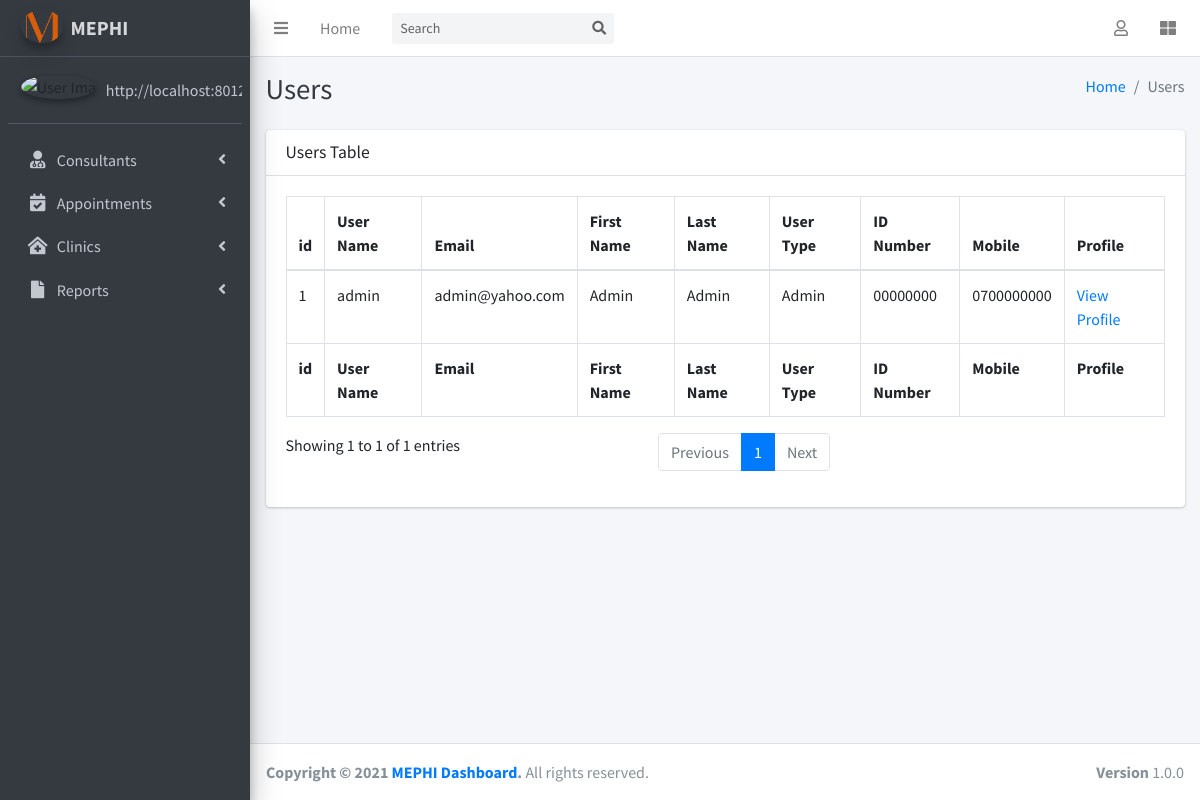
Screenshot of /index.php/users with the database file from the repository.
### tables this page shows
CREATE TABLE `users` (
  `UserId` int(11) NOT NULL,
  `UserName` varchar(50) NOT NULL,
  `FirstName` varchar(50) NOT NULL,
  `LastName` varchar(50) NOT NULL,
  `UserType` varchar(50) NOT NULL,
  `Email` varchar(50) NOT NULL,
  `Password` varchar(256) NOT NULL,
  `ProfileImage` varchar(255) NOT NULL,
  `IDNumber` varchar(50) NOT NULL,
  `MobileNo` varchar(50) NOT NULL,
  `LastLogin` datetime NOT NULL DEFAULT current_timestamp(),
  `CreatedDate` datetime NOT NULL DEFAULT current_timestamp()
);

### application/controllers/Users.php (called while the page is built, shortened)
<?php
class Users extends CI_Controller {
    public function index()
	{
        $this->load->model('model_users');
        $users = $this->model_users->getAllUsers();
        $data['users'] =  $users;
        $this->load->view('includes/header', $data);
        $this->load->view('view_users', $data);
        $this->load->view('includes/footer', $data);
    }
}

### index.php (called while the page is built, shortened)
<?php
require_once BASEPATH.'core/CodeIgniter.php';

### application/models/model_users.php (called while the page is built, shortened)
<?php
class Model_Users extends CI_Model {
    public function getAllUsers()
    {
        $this->db->query("SET sql_mode = '' ");
        $this->db->select('*');
        $this->db->order_by('UserId', 'ASC');
        $query = $this->db->get('users');
        if ($query->num_rows() > 0)
        {
            return $query->result_array();
        } else {
            return array();
        }
    }
}

### application/views/view_users.php (the view)
<div class="content-wrapper">
    <div class="content-header">
        <div class="container-fluid">
            <div class="row mb-2">
                <div class="col-sm-6">
                    <h1 class="m-0 text-dark">Users</h1>
                </div>
                <div class="col-sm-6">
                    <ol class="breadcrumb float-sm-right">
                        <li class="breadcrumb-item"><?php echo anchor('dashboard', 'Home');?></li>
                        <li class="breadcrumb-item active">Users</li>
                    </ol>
                </div>
            </div>
        </div>
    </div>
    <section class="content">
        <div class="container-fluid">
            <div class="row">
                <div class="col-12">
                    <div class="card">
                        <div class="card-header">
                            <h3 class="card-title">Users Table</h3>
                        </div>
                        <div class="card-body">
                            <table id="example2" class="table table-bordered table-hover">
                                <thead>
                                    <tr>
                                        <th>id</th>
                                        <th>User Name</th>
                                        <th>Email</th>
                                        <th>First Name</th>
                                        <th>Last Name</th>
                                        <th>User Type</th>
                                        <th>ID Number</th>
                                        <th>Mobile</th>
                                        <th>Profile</th>
                                    </tr>
                                </thead>
                                <tbody>
                                    <?php foreach($users as $user){;?>
                                        <tr>
                                            <td><?php echo $user['UserId'];?></td>
                                            <td><?php echo $user['UserName'];?></td>
                                            <td><?php echo $user['Email'];?></td>
                                            <td><?php echo $user['FirstName'];?></td>
                                            <td><?php echo $user['LastName'];?></td>
                                            <td><?php echo $user['UserType'];?></td>
                                            <td><?php echo $user['IDNumber'];?></td>
                                            <td><?php echo $user['MobileNo'];?></td>
                                            <td><?php echo anchor('users/user-profile/'.$user['UserId'], 'View Profile');?></td>
                                        </tr>
                                    <?php } ?>
                                </tbody>
                                <tfoot>
                                    <tr>
                                        <th>id</th>
                                        <th>User Name</th>
                                        <th>Email</th>
                                        <th>First Name</th>
                                        <th>Last Name</th>
                                        <th>User Type</th>
                                        <th>ID Number</th>
                                        <th>Mobile</th>
                                        <th>Profile</th>
                                    </tr>
                                </tfoot>
                            </table>
                        </div>
                    </div>
                </div>
            </div>
        </div>
    </section>
</div>

### rows the page displays
users: UserId "1", UserName "admin", Email "admin@yahoo.com", FirstName "Admin", LastName "Admin", UserType "Admin", IDNumber "00000000", MobileNo "0700000000", UserId "View Profile"

### other values shown
anchor('dashboard','Home', $obj) "Home"
anchor('dashboard', 'Home') "Home"
